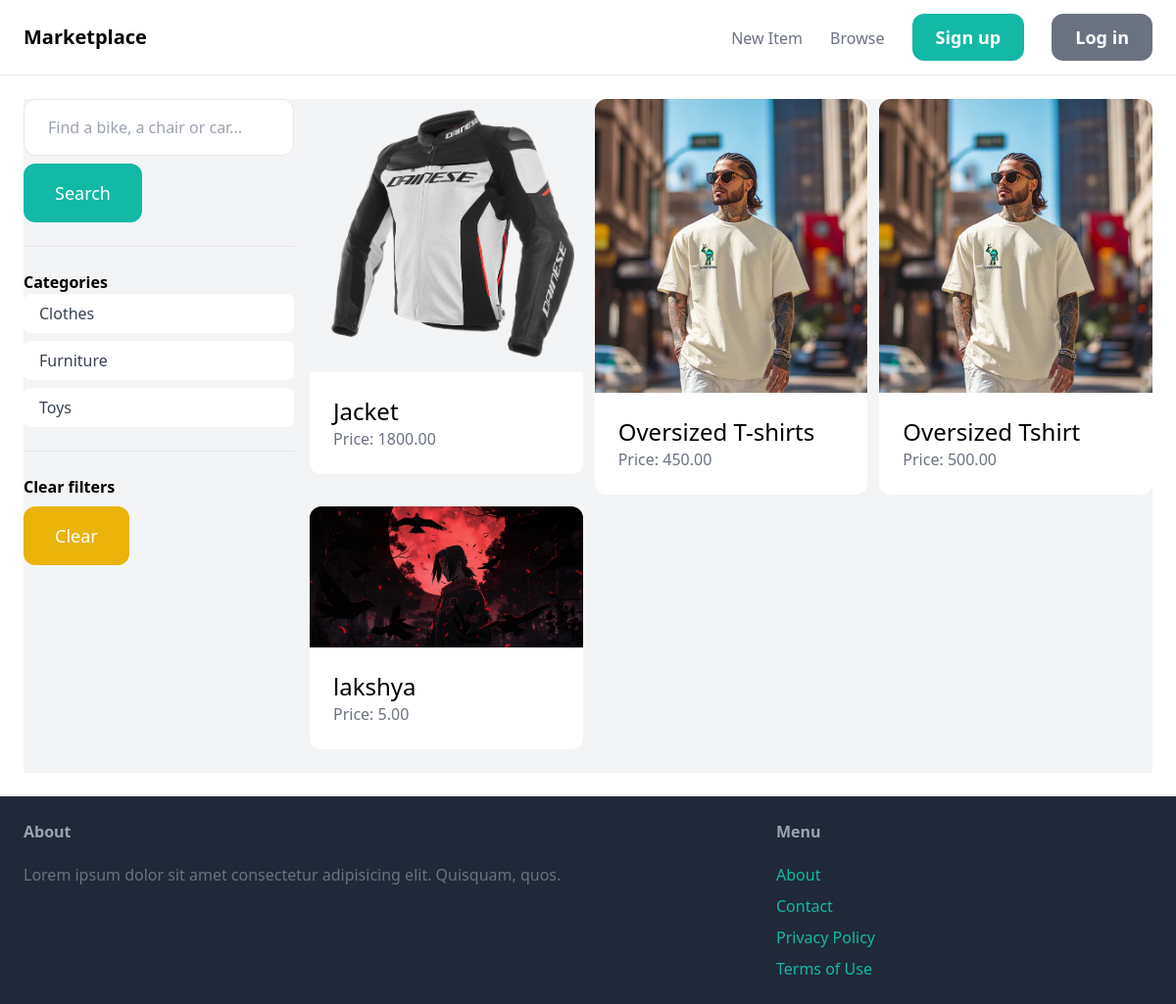
The page /items/?query=&category=3 on the database its author committed.
### item/models.py (models this page shows, shortened)
class Category(models.Model):
    name = models.CharField(max_length=255)
    class Meta:
        ordering = ('name',)
        verbose_name_plural = 'Categories'

class Item(models.Model):
     category = models.ForeignKey(Category, related_name='items', on_delete=models.CASCADE)
     name = models.CharField(max_length=255)
     description = models.TextField(blank=True, null=True)
     price = models.DecimalField(max_digits=10, decimal_places=2)
     image = models.ImageField(upload_to='item_images', blank=True, null=True)
     is_sold = models.BooleanField(default=False)
     created_at = models.DateTimeField(auto_now_add=True)
     created_by = models.ForeignKey(User, related_name='items', on_delete=models.CASCADE)

### item/views.py (the view)
# urls.py: path('', views.items, name='items'),
def items(request):
     query = request.GET.get('query', '')
     category_id = request.GET.get('category', 0)
     items = Item.objects.filter(is_sold=False)
     categories = Category.objects.all()
     if query:
          items = items.filter(Q(name__icontains=query) | Q(description__icontains=query))
     if category_id:
          items = items.filter(category_id=category_id)
     return render(request, 'item/items.html', {
          'items': items,
          'categories': categories,
          'query': query,
          'category': int(category_id)
     })

### item/templates/item/items.html (shortened to what this page needs)
{% extends 'mcore/base.html' %}
{% block content %}
    <div class="pb-6 grid grid-cols-4 gap-4 bg-gray-100">
        <div class="col-span-1">
            <form method="get" action="{% url 'item:items' %}">
                <input name="query" class="w-full py-4 px-6 border rounded-xl" type="text" value="{{ query }}" placeholder="Find a bike, a chair or car...">
                <button class="mt-2 py-4 px-8 text-lg bg-teal-500 text-white rounded-xl">Search</button>
            </form>
            <hr class="my-6">
            <p class="font-semibold">Categories</p>
            <ul class="space-y-2">
                {% for category in categories %}
                    <li>
                        <a href="{% url 'item:items' %}?query={{ query }}&category={{ category.id }}"
                           class="block py-2 px-4 rounded-lg transition-colors duration-200 ease-in-out
                                  {% if category.id == category_id %}
                                      bg-teal-500 text-white hover:bg-teal-600
                                  {% else %}
                                      bg-white text-gray-700 hover:bg-gray-100
                                  {% endif %}">
                            {{ category.name }}
                        </a>
                    </li>
                {% endfor %}
            </ul>
            <hr class="my-6">
            <p class="font-semibold">Clear filters</p>
            <ul>
                <li><a href="{% url 'item:items' %}" class="mt-2 py-4 px-8 inline-block bg-yellow-500 text-lg rounded-xl text-white">Clear</a></li>
            </ul>
        </div>
        <div class="col-span-3">
            <div class="grid grid-cols-3 gap-3">
                {% for item in items %}
                    <div>
                        <a href="{% url 'item:detail' item.id %}">
                            <div>
                                <img src="{{ item.image.url }}" class="rounded-t-xl">
                            </div>
                            <div class="p-6 bg-white rounded-b-xl">
                                <h2 class="text-2xl">{{ item.name }}</h2>
                                <p class="text-gray-500">Price: {{ item.price }}</p>
                            </div>
                        </a>
                    </div>
                {% endfor %}
            </div>
        </div>
    </div>
{% endblock %}

### rows shown on the page
Category: name "Clothes"
Category: name "Furniture"
Category: name "Toys"
Item: image (picture), name "Jacket", price "1800.00"
Item: image (picture), name "Oversized T-shirts", price "450.00"
Item: image (picture), name "Oversized Tshirt", price "500.00"
Item: image (picture), name "lakshya", price "5.00"
